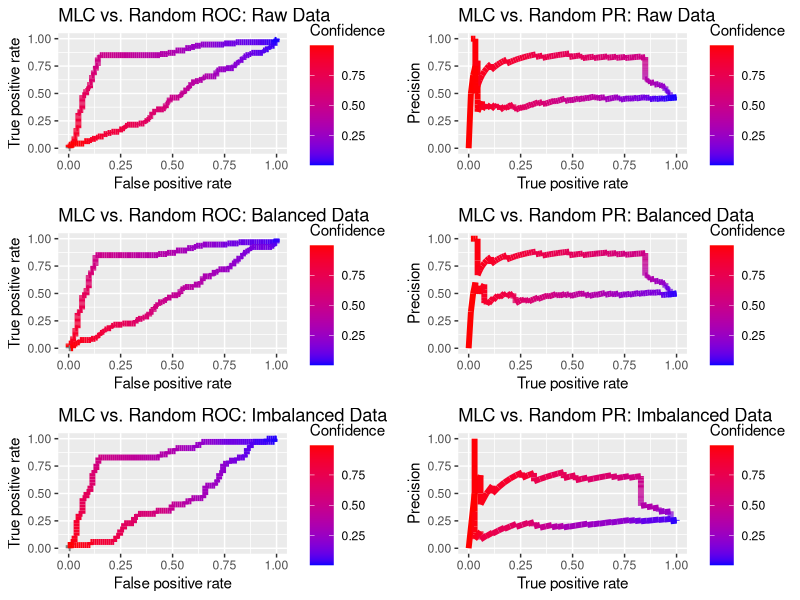

Source code (R):
## exercise showing difference in behavior for ROC and PR curves
## as a response to moderately imbalanced and extremely imbalanced data

library(ROCR); library(ggplot2); library(gridExtra);

hw8 <- function(dat) {
  
  dat$labels <- as.factor(dat$labels)
  
  # Iteratively calculate TRP and FPR. Non optimal.
  TPR <- NULL;
  FPR <- NULL;
  
  ## make random guesses
  random.guess <- numeric(length(dat$labels));
  for (i in 1:length(dat$labels)){
    random.guess[i] <- runif(1, min=0, max=1);
  }
  
  dat$random <- random.guess;
  
  pred <- prediction(dat$predictions, dat$labels);
  rand.pred <- prediction(dat$random, dat$labels);
  
  # ROC performance based on MLC + random guessing
  perf <- performance(pred, "tpr", "fpr");
  rand.perf <- performance(rand.pred, "tpr", "fpr");
  
  # PR performance based on MLC + random guessing
  pr <- performance(pred, "prec", "tpr");
  rand.pr <- performance(rand.pred, "prec", "tpr");
  
  ## put into dataframe
  dat <- data.frame(xp=perf@x.values[[1]], yp=perf@y.values[[1]], ap=perf@alpha.values[[1]],
                   xr=rand.perf@x.values[[1]], yr=rand.perf@y.values[[1]], ar=rand.perf@alpha.values[[1]],
                   xpr=pr@x.values[[1]], ypr=pr@y.values[[1]], apr=pr@alpha.values[[1]],
                   xprr=rand.pr@x.values[[1]], yprr=rand.pr@y.values[[1]], aprr=rand.pr@alpha.values[[1]])
  
  p <- ggplot(dat) + geom_line(aes(x=xp, y=yp, color=ap), size=2) + geom_line(aes(x=xr, y=yr, color=ar),size=2)  + 
    ylab("True positive rate") + xlab("False positive rate") + ggtitle("MLC vs. Random ROC curves") + labs(color="Confidence") +
    scale_colour_gradient(low = "blue", high = "red") + ylim(0,1);
  
  p2 <- ggplot(dat) + geom_line(aes(x=xpr, y=ypr, color=apr), size=2) + geom_line(aes(x=xprr, y=yprr, color=aprr),size=2)  + 
    ylab("Precision") + xlab("True positive rate") + labs(color="Confidence") +
    scale_colour_gradient(low = "blue", high = "red") + ylim(0,1);
  
  return_list <- list("p1"=p,"p2"=p2);
  return(return_list);
}

data(ROCR.simple);

## dataframe with all data
df1 <- data.frame(labels=ROCR.simple$labels, predictions=ROCR.simple$predictions);

## dataframe with equal positive and negative (50% p/ 50% n)
df2 <- df1[c(which(df1$labels == 1),
            which(df1$labels == 0)[1:length(which(df1$labels==1))]),];

## dataframe with fabricated imbalance (25% p/ 75% n)
df3 <- df1[c(which(df1$labels == 0)[1:105], which(df1$labels == 1)[1:35]),];

l1 <- hw8(df1);
p1 <- l1$p1 + ggtitle("MLC vs. Random ROC: Raw Data"); 
p2 <- l1$p2 + ggtitle("MLC vs. Random PR: Raw Data");

l2 <- hw8(df2);
p3 <- l2$p1 + ggtitle("MLC vs. Random ROC: Balanced Data"); 
p4 <- l2$p2 + ggtitle("MLC vs. Random PR: Balanced Data");

l3 <- hw8(df3);
p5 <- l3$p1 + ggtitle("MLC vs. Random ROC: Imbalanced Data"); 
p6 <- l3$p2 + ggtitle("MLC vs. Random PR: Imbalanced Data");

x11(width=10)
grid.arrange(p1, p2, p3, p4, p5, p6, ncol=2)
